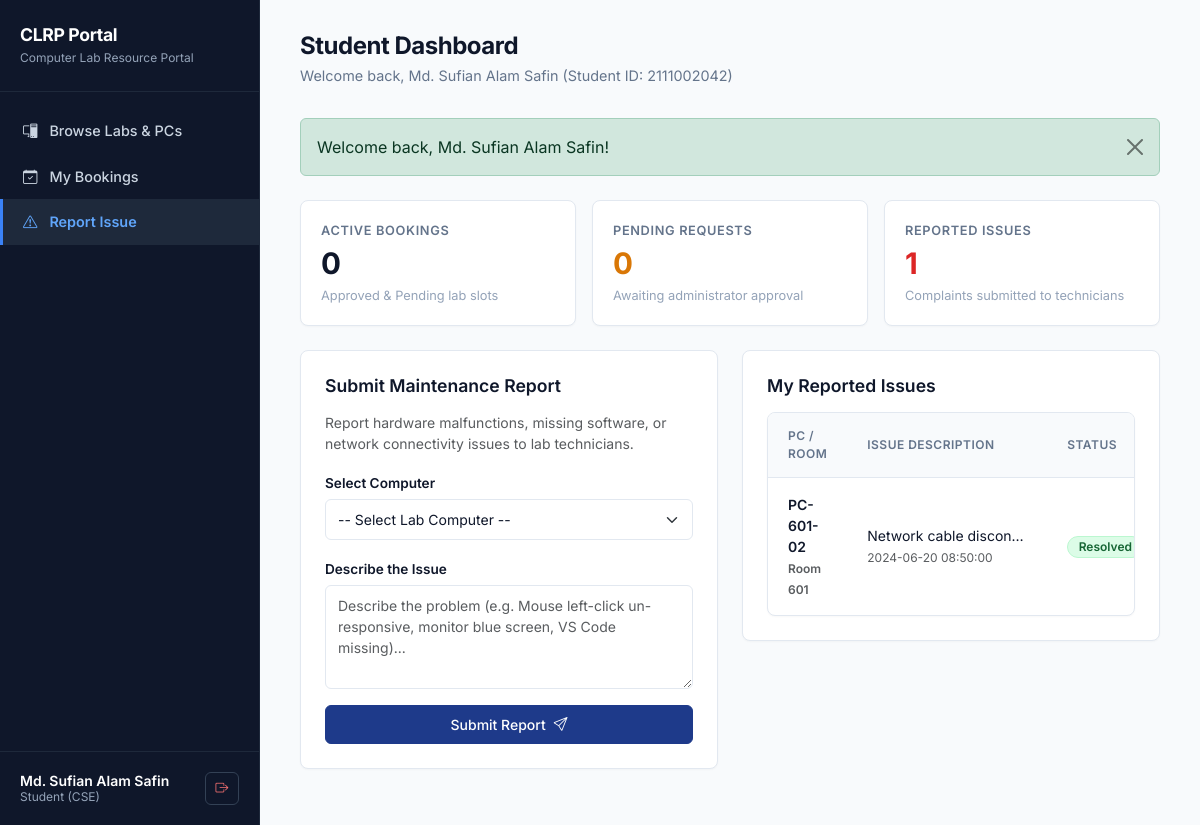
Page /student/dashboard.php?tab=report (signed in) on the committed database.
### tables this page shows
CREATE TABLE IF NOT EXISTS Maintenance (
    maintenance_id INT AUTO_INCREMENT PRIMARY KEY,
    computer_id INT NOT NULL,
    student_id VARCHAR(20) NULL,
    technician_id INT NULL,
    issue_description TEXT NOT NULL,
    status VARCHAR(20) NOT NULL DEFAULT 'Pending',
    reported_at TIMESTAMP DEFAULT CURRENT_TIMESTAMP,
    FOREIGN KEY (computer_id) REFERENCES Computer(computer_id)
        ON UPDATE CASCADE ON DELETE CASCADE,
    FOREIGN KEY (student_id) REFERENCES Student(student_id)
        ON UPDATE CASCADE ON DELETE SET NULL,
    FOREIGN KEY (technician_id) REFERENCES Technician(technician_id)
        ON UPDATE CASCADE ON DELETE SET NULL
);

CREATE TABLE IF NOT EXISTS Computer (
    computer_id INT AUTO_INCREMENT PRIMARY KEY,
    pc_label VARCHAR(20) NOT NULL,
    ip_address VARCHAR(45),
    status VARCHAR(20) NOT NULL DEFAULT 'Available',
    lab_id INT,
    FOREIGN KEY (lab_id) REFERENCES Lab(lab_id)
        ON UPDATE CASCADE ON DELETE CASCADE
);

CREATE TABLE IF NOT EXISTS Lab (
    lab_id INT AUTO_INCREMENT PRIMARY KEY,
    room_number VARCHAR(20) NOT NULL,
    capacity INT NOT NULL
);

### views/student/dashboard.view.php (the view, shortened to what the rows shown need)
<?php
require_once __DIR__ . '/../../includes/header.php';
require_once __DIR__ . '/../../includes/sidebar.php';
?>
<main class="app-content">
    <div class="page-header">
        <div>
            <h2>Student Dashboard</h2>
        </div>
    </div>
    <?php if ($tab === 'overview'): ?>
        <div class="content-card">
            <div class="d-flex justify-content-between align-items-center mb-3">
                <h3 class="card-title mb-0">Browse Lab Computers</h3>
                <span class="text-muted" style="font-size: 0.85rem;"><?= count($computers) ?> computers found</span>
            </div>
            <form method="GET" action="<?= url('/student/dashboard.php') ?>" class="row g-2 mb-4">
                <input type="hidden" name="tab" value="overview">
                <div class="col-md-5">
                    <label class="form-label">Filter by Lab Room</label>
                    <select name="lab_id" class="form-select" onchange="this.form.submit()">
                        <option value="0">All Laboratory Rooms</option>
                        <?php foreach ($labs as $lab): ?>
                            <option value="<?= $lab['lab_id'] ?>" <?= $selected_lab == $lab['lab_id'] ? 'selected' : '' ?>>
                                <?= e($lab['room_number']) ?> (Cap: <?= $lab['capacity'] ?>)
                            </option>
                        <?php endforeach; ?>
                    </select>
                </div>
                <div class="col-md-5">
                    <label class="form-label">Filter by Installed Software</label>
                    <select name="software_id" class="form-select" onchange="this.form.submit()">
                        <option value="0">All Software Applications</option>
                        <?php foreach ($softwares as $sw): ?>
                            <option value="<?= $sw['software_id'] ?>" <?= $selected_software == $sw['software_id'] ? 'selected' : '' ?>>
                                <?= e($sw['software_name']) ?> <?= e($sw['version']) ?>
                            </option>
                        <?php endforeach; ?>
                    </select>
                </div>
                <div class="col-md-2 d-flex align-items-end">
                    <a href="<?= url('/student/dashboard.php?tab=overview') ?>" class="btn btn-outline-clrp w-100">Reset</a>
                </div>
            </form>
            <div class="table-custom-container">
                <table class="table-custom">
                    <thead>
                        <tr>
                            <th>PC Label</th>
                            <th>Room Number</th>
                            <th>IP Address</th>
                            <th>Status</th>
                            <th>Installed Software</th>
                            <th class="text-end">Action</th>
                        </tr>
                    </thead>
                    <tbody>
                        <?php if (empty($computers)): ?>
                            <tr>
                                <td colspan="6" class="text-center text-muted py-4">No computers matching the criteria.</td>
                            </tr>
                        <?php else: ?>
                            <?php foreach ($computers as $pc): ?>
                                <tr>
                                    <td class="fw-semibold"><?= e($pc['pc_label']) ?></td>
                                    <td><?= e($pc['room_number'] ?? 'Unassigned') ?></td>
                                    <td><code><?= e($pc['ip_address'] ?? 'N/A') ?></code></td>
                                    <td><?= render_status_badge($pc['status']) ?></td>
                                    <td>
                                        <?php
                                        if (!empty($pc['software_list'])) {
                                            $swList = explode(',', $pc['software_list']);
                                            $count = 0;
                                            foreach ($swList as $sName) {
                                                if ($count >= 4) {
                                                    echo '<span class="software-tag">+' . (count($swList) - 4) . ' more</span>';
                                                    break;
                                                }
                                                echo '<span class="software-tag">' . e(trim($sName)) . '</span>';
                                                $count++;
                                            }
                                        } else {
                                            echo '<span class="text-muted" style="font-size: 0.8rem;">None</span>';
                                        }
                                        ?>
                                    </td>
                                    <td class="text-end">
                                        <?php if ($pc['status'] === 'Available'): ?>
                                            <button type="button" class="btn btn-primary-clrp btn-sm" data-bs-toggle="modal" data-bs-target="#reserveModal<?= $pc['computer_id'] ?>">
                                                Reserve <i class="bi bi-calendar-plus ms-1"></i>
                                            </button>
                                        <?php else: ?>
                                            <button class="btn btn-outline-clrp btn-sm" disabled style="opacity: 0.5;">
                                                Unavailable
                                            </button>
                                        <?php endif; ?>
                                    </td>
                                </tr>
                                <?php if ($pc['status'] === 'Available'): ?>
                                    <div class="modal fade" id="reserveModal<?= $pc['computer_id'] ?>" tabindex="-1" aria-hidden="true">
                                        <div class="modal-dialog modal-dialog-centered">
                                            <div class="modal-content">
                                                <form action="<?= url('/student/dashboard.php') ?>" method="POST">
                                                    <input type="hidden" name="csrf_token" value="<?= csrf_token() ?>">
                                                    <input type="hidden" name="action" value="reserve">
                                                    <input type="hidden" name="computer_id" value="<?= $pc['computer_id'] ?>">
                                                    <div class="modal-header">
                                                        <h5 class="modal-title fs-6 fw-bold">Reserve Computer - <?= e($pc['pc_label']) ?></h5>
                                                        <button type="button" class="btn-close" data-bs-dismiss="modal" aria-label="Close"></button>
                                                    </div>
                                                    <div class="modal-body">
                                                        <div class="mb-3">
                                                            <label class="form-label">Selected Computer</label>
                                                            <input type="text" class="form-control" value="<?= e($pc['pc_label']) ?> (<?= e($pc['room_number']) ?>)" readonly>
                                                        </div>
                                                        <div class="mb-3">
                                                            <label class="form-label">Reservation Date</label>
                                                            <input type="date" name="reservation_date" class="form-control" min="<?= date('Y-m-d') ?>" value="<?= date('Y-m-d') ?>" required>
                                                        </div>
                                                        <div class="mb-3">
                                                            <label class="form-label">Time Slot</label>
                                                            <select name="time_slot" class="form-select" required>
                                                                <option value="08:00 - 09:30">08:00 AM - 09:30 AM</option>
                                                                <option value="09:40 - 11:10">09:40 AM - 11:10 AM</option>
                                                                <option value="11:20 - 12:50">11:20 AM - 12:50 PM</option>
                                                                <option value="01:00 - 02:30">01:00 PM - 02:30 PM</option>
                                                                <option value="02:40 - 04:10">02:40 PM - 04:10 PM</option>
                                                            </select>
                                                        </div>
                                                    </div>
                                                    <div class="modal-footer">
                                                        <button type="button" class="btn btn-outline-clrp btn-sm" data-bs-dismiss="modal">Cancel</button>
                                                        <button type="submit" class="btn btn-primary-clrp btn-sm">Confirm Booking Request</button>
                                                    </div>
                                                </form>
                                            </div>
                                        </div>
                                    </div>
                                <?php endif; ?>
                            <?php endforeach; ?>
                        <?php endif; ?>
                    </tbody>
                </table>
            </div>
        </div>
    <?php elseif ($tab === 'report'): ?>
        <div class="row">
            <div class="col-lg-6">
                <div class="content-card">
                    <div class="table-custom-container">
                        <table class="table-custom">
                            <thead>
                                <tr>
                                    <th>PC / Room</th>
                                    <th>Issue Description</th>
                                    <th>Status</th>
                                </tr>
                            </thead>
                            <tbody>
                                <?php if (empty($my_issues)): ?>
                                    <tr>
                                        <td colspan="4" class="text-center text-muted py-4">No reported issues.</td>
                                    </tr>
                                <?php else: ?>
                                    <?php foreach ($my_issues as $iss): ?>
                                        <tr>
                                            <td class="fw-semibold">
                                                <?= e($iss['pc_label']) ?><br>
                                                <span class="text-muted font-normal" style="font-size: 0.75rem;"><?= e($iss['room_number']) ?></span>
                                            </td>
                                            <td style="max-width: 200px;">
                                                <div class="text-truncate" title="<?= e($iss['issue_description']) ?>"><?= e($iss['issue_description']) ?></div>
                                                <span class="text-muted" style="font-size: 0.75rem;"><?= e($iss['reported_at']) ?></span>
                                            </td>
                                            <td><?= render_status_badge($iss['status']) ?></td>
                                        </tr>
                                    <?php endforeach; ?>
                                <?php endif; ?>
                            </tbody>
                        </table>
                    </div>
                </div>
            </div>
        </div>
    <?php endif; ?>
</main>
<?php require_once __DIR__ . '/../../includes/footer.php'; ?>

### includes/auth.php (shortened to what the rows shown need)
<?php
function e($string) {
    return htmlspecialchars($string ?? '', ENT_QUOTES, 'UTF-8');
}
function render_status_badge($status) {
    $s = trim($status);
    $badgeClass = 'badge-secondary';
    switch ($s) {
        case 'Available':
        case 'Approved':
        case 'Resolved':
            $badgeClass = 'badge-available';
            break;
    }
    return '<span class="status-badge ' . $badgeClass . '">' . e($s) . '</span>';
}

### rows in the picture
maintenance: computer.pc_label "PC-601-02", lab.room_number "Room 601", issue_description "Network cable discon…", reported_at "2024-06-20 08:50:00", status "Resolved"

### other values in the picture
$user['name'] "Md. Sufian Alam Safin"
$role "Student"
$user['extra'] "CSE"
$student_id "2111002042"
$flash['message'] "Welcome back, Md. Sufian Alam Safin!"
$total_active "0"
$total_pending "0"
$total_issues "1"
